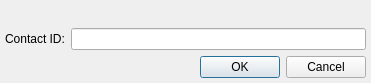
<ui version="4.0" >
 <class>AddLegacyContactDialogClass</class>
 <widget class="QDialog" name="AddLegacyContactDialogClass" >
  <property name="windowModality" >
   <enum>Qt::WindowModal</enum>
  </property>
  <property name="geometry" >
   <rect>
    <x>0</x>
    <y>0</y>
    <width>371</width>
    <height>83</height>
   </rect>
  </property>
  <property name="windowTitle" >
   <string>AddLegacyContactDialog</string>
  </property>
  <layout class="QVBoxLayout" >
   <property name="leftMargin" >
    <number>5</number>
   </property>
   <property name="topMargin" >
    <number>5</number>
   </property>
   <property name="rightMargin" >
    <number>5</number>
   </property>
   <property name="bottomMargin" >
    <number>5</number>
   </property>
   <item>
    <widget class="QLabel" name="lblDescription" >
     <property name="textFormat" >
      <enum>Qt::PlainText</enum>
     </property>
     <property name="alignment" >
      <set>Qt::AlignCenter</set>
     </property>
     <property name="wordWrap" >
      <bool>true</bool>
     </property>
    </widget>
   </item>
   <item>
    <layout class="QHBoxLayout" >
     <item>
      <widget class="QLabel" name="lblPrompt" >
       <property name="text" >
        <string>Contact ID:</string>
       </property>
       <property name="textFormat" >
        <enum>Qt::PlainText</enum>
       </property>
      </widget>
     </item>
     <item>
      <widget class="QLineEdit" name="lnePrompt" />
     </item>
    </layout>
   </item>
   <item>
    <widget class="QDialogButtonBox" name="dbbButtons" >
     <property name="standardButtons" >
      <set>QDialogButtonBox::Cancel|QDialogButtonBox::NoButton|QDialogButtonBox::Ok</set>
     </property>
    </widget>
   </item>
  </layout>
 </widget>
 <layoutdefault spacing="6" margin="11" />
 <resources/>
 <connections/>
</ui>
